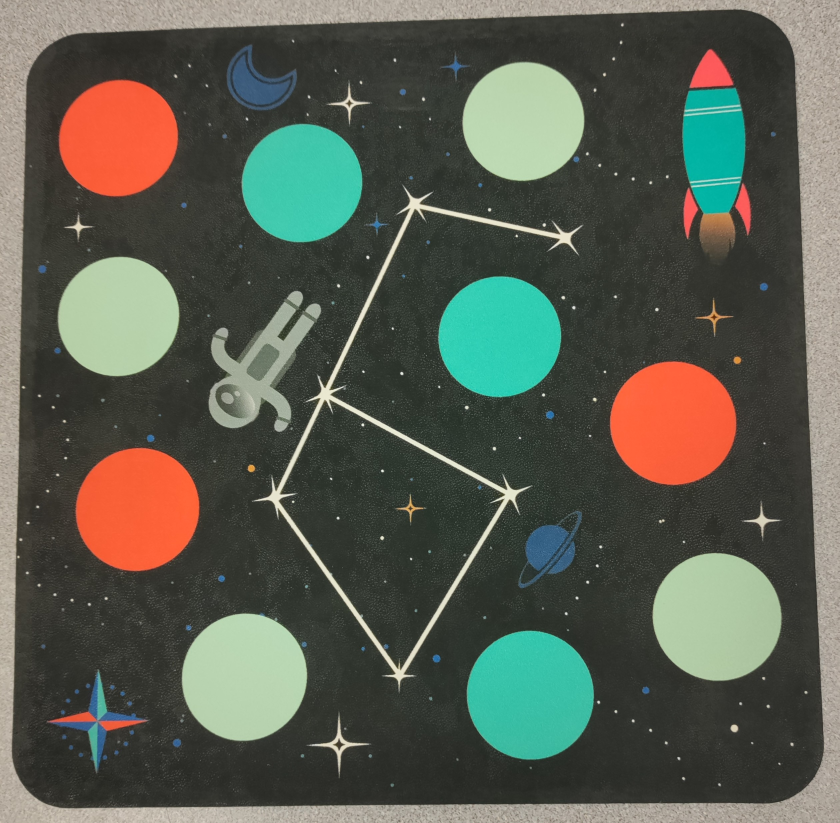
#> input picture LandingPadImgs/6.3.jpg, 2519 x 2469 px, given in place of the camera (shown at 1/3 size)
$ python Garbige.py
#> lines starting #> are read from the running program, lines starting #| are printed output that depends on the picture; after the words box and inside, x2 and y2 are one past the last pixel; in counts of white or black regions, pixels touching at a corner belong together
### ImageStacker.py
import cv2
import numpy as np


def stackImages(scale,imgArray):
    rows = len(imgArray)
    cols = len(imgArray[0])
    rowsAvailable = isinstance(imgArray[0], list)
    width = imgArray[0][0].shape[1]
    height = imgArray[0][0].shape[0]
    if rowsAvailable:
        for x in range ( 0, rows):
            for y in range(0, cols):
                if imgArray[x][y].shape[:2] == imgArray[0][0].shape [:2]:
                    imgArray[x][y] = cv2.resize(imgArray[x][y], (0, 0), None, scale, scale)
                else:
                    imgArray[x][y] = cv2.resize(imgArray[x][y], (imgArray[0][0].shape[1], imgArray[0][0].shape[0]), None, scale, scale)
                if len(imgArray[x][y].shape) == 2: imgArray[x][y]= cv2.cvtColor( imgArray[x][y], cv2.COLOR_GRAY2BGR)
        imageBlank = np.zeros((height, width, 3), np.uint8)
        hor = [imageBlank]*rows
        hor_con = [imageBlank]*rows
        for x in range(0, rows):
            hor[x] = np.hstack(imgArray[x])
        ver = np.vstack(hor)
    else:
        for x in range(0, rows):
            if imgArray[x].shape[:2] == imgArray[0].shape[:2]:
                imgArray[x] = cv2.resize(imgArray[x], (0, 0), None, scale, scale)
            else:
                imgArray[x] = cv2.resize(imgArray[x], (imgArray[0].shape[1], imgArray[0].shape[0]), None,scale, scale)
            if len(imgArray[x].shape) == 2: imgArray[x] = cv2.cvtColor(imgArray[x], cv2.COLOR_GRAY2BGR)
        hor= np.hstack(imgArray)
        ver = hor
    return ver

# [81 lines of commented-out code are left out]

### Garbige.py
# [4 lines of commented-out code are left out]


import ImageStacker
import cv2
import numpy as np
import os


# ######################################
# #Example of how to call and implement the ImageStacker class for picture
# ######################################
# img = cv2.imread('C:/Users/duena/OneDrive/Documents/Dron Coding/Prictice Files/LandingPadImgs/RayWedding.jpg')

# kernel = np.ones((5,5),np.uint8)
# ##These next 5 lines just change the filter that is being ablied to the image
# imgGray = cv2.cvtColor(img,cv2.COLOR_BGR2GRAY)
# imgBlur = cv2.GaussianBlur(imgGray,(7,7),0)
# imgCanny = cv2.Canny(img,150,200)
# imgDialation = cv2.dilate(imgCanny,kernel,iterations=1)
# imgEroded = cv2.erode(imgDialation,kernel,iterations=1)


# StackWindow = ImageStacker.stackImages(0.5,([img, imgGray, imgBlur], [imgCanny, imgDialation, imgEroded]))
# cv2.imshow('Stacked immages', StackWindow)


# # cv2.imshow("Gray Image",imgGray)
# # cv2.imshow("Blur Image",imgBlur)
# # cv2.imshow("Canny Image",imgCanny)
# # cv2.imshow("Dialation Image",imgDialation)
# # cv2.imshow("Eroded Image",imgEroded)
# cv2.waitKey(0)

# ######################################
# #Example of how to call and implement the ImageStacker class for video feed
# ######################################

frameWidth = 640
frameHeight  = 480
cap = cv2.VideoCapture(0)
cap.set(3, frameWidth)
cap.set(4, frameHeight)

while True:
    success, img = cap.read()
#> img is the input picture: shape (2469, 2519, 3); mean B, G, R 80.7, 92.6, 89.1
    #cv2.imshow("Result", img)

    kernel = np.ones((5,5),np.uint8)
    print(kernel)

    ##These next 5 lines just change the filter that is being ablied to the image
    imgGray = cv2.cvtColor(img,cv2.COLOR_BGR2GRAY)
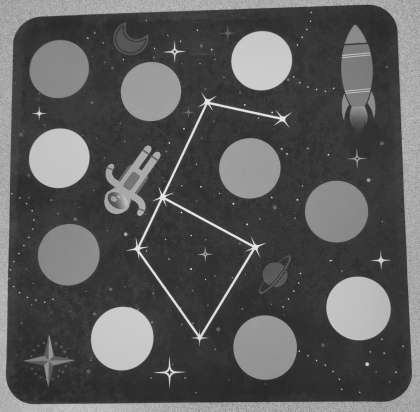
#> imgGray: shape (2469, 2519) (shown at 1/6 size); min 25, max 249, mean 90.2
    imgBlur = cv2.GaussianBlur(imgGray,(7,7),0)
    imgCanny = cv2.Canny(img,150,200)
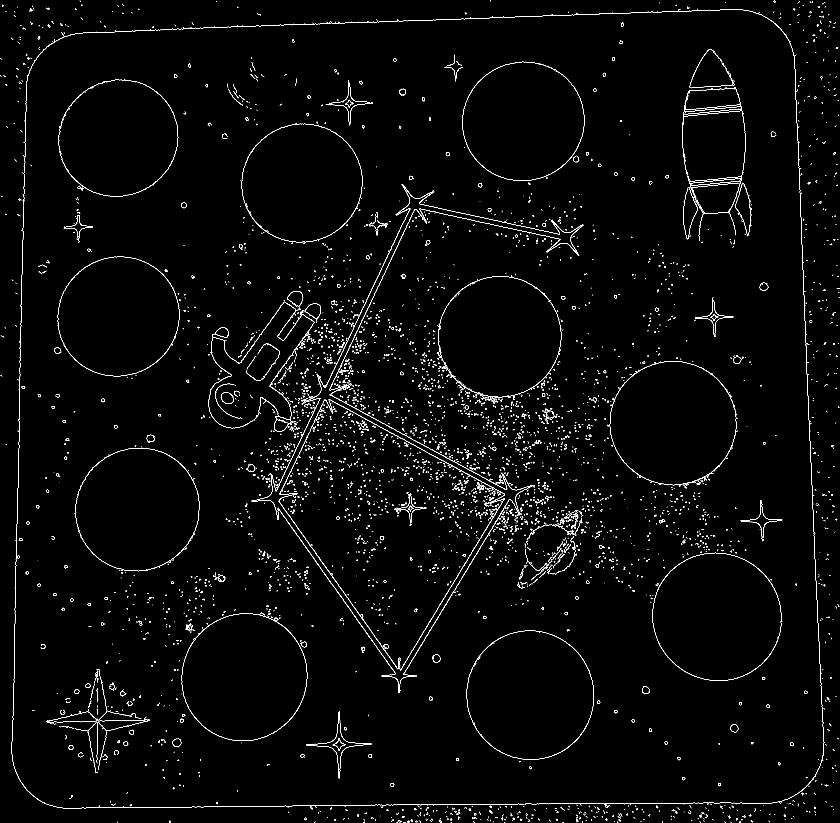
#> imgCanny: shape (2469, 2519) (shown at 1/3 size); 1.4% white in thin lines or dots
    imgDialation = cv2.dilate(imgCanny,kernel,iterations=2)
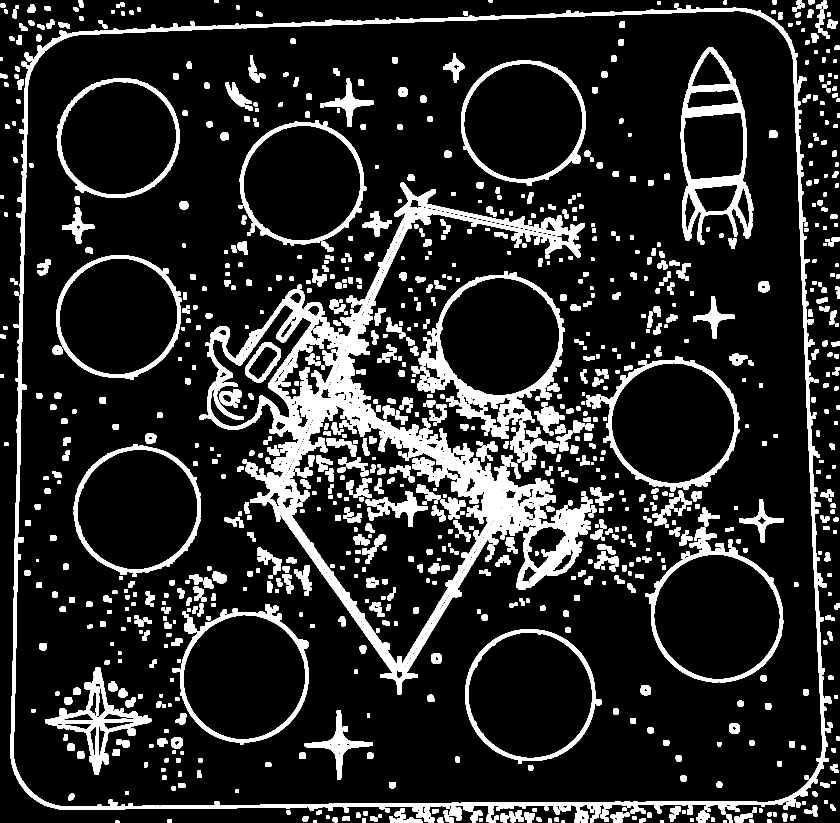
#> imgDialation: shape (2469, 2519) (shown at 1/3 size); 14.5% white; 1153 white regions, largest, box (x1, y1, x2, y2) and area: (621, 548, 1754, 2083) 210354, (31, 15, 2486, 2469) 110317, (1251, 814, 1694, 1316) 35163
    imgEroded = cv2.erode(imgDialation,kernel,iterations=2)
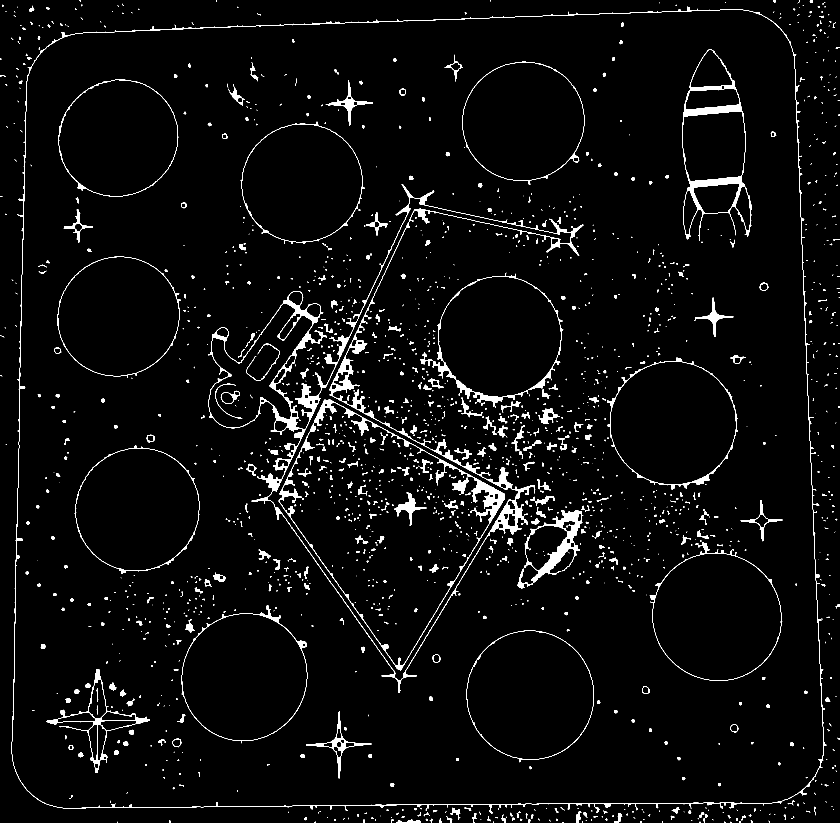
#> imgEroded: shape (2469, 2519) (shown at 1/3 size); 3.2% white; 1770 white regions (1146 under 20 px), largest, box (x1, y1, x2, y2) and area: (625, 552, 1750, 2079) 42048, (35, 19, 2480, 2440) 15746, (836, 1198, 1515, 2012) 15095
    imgBlank = np.zeros((200,200),np.uint8)


    StackWindow = ImageStacker.stackImages(0.8,([img, imgGray, imgBlur], [imgCanny, imgDialation, imgEroded]))
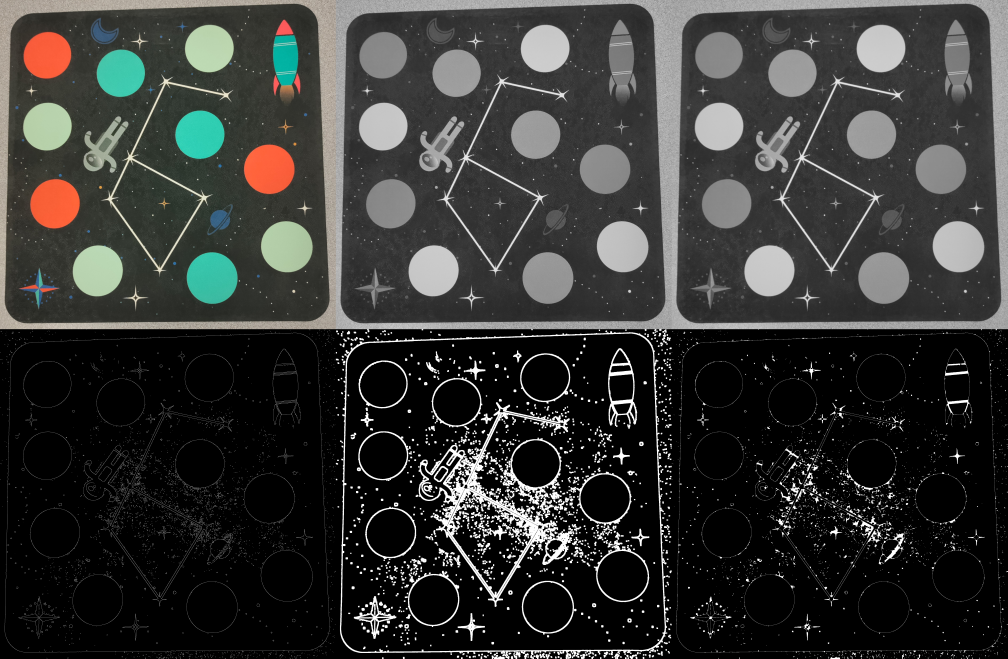
#> StackWindow: shape (3950, 6045, 3) (shown at 1/6 size); mean B, G, R 51.6, 53.6, 53
    cv2.imshow('Stacked immages', StackWindow)
    if cv2.waitKey(1) & 0xFF == ord('q'):
#> (key q is pressed here)
        break

$ run again, on LandingPadImgs/6.6.jpg
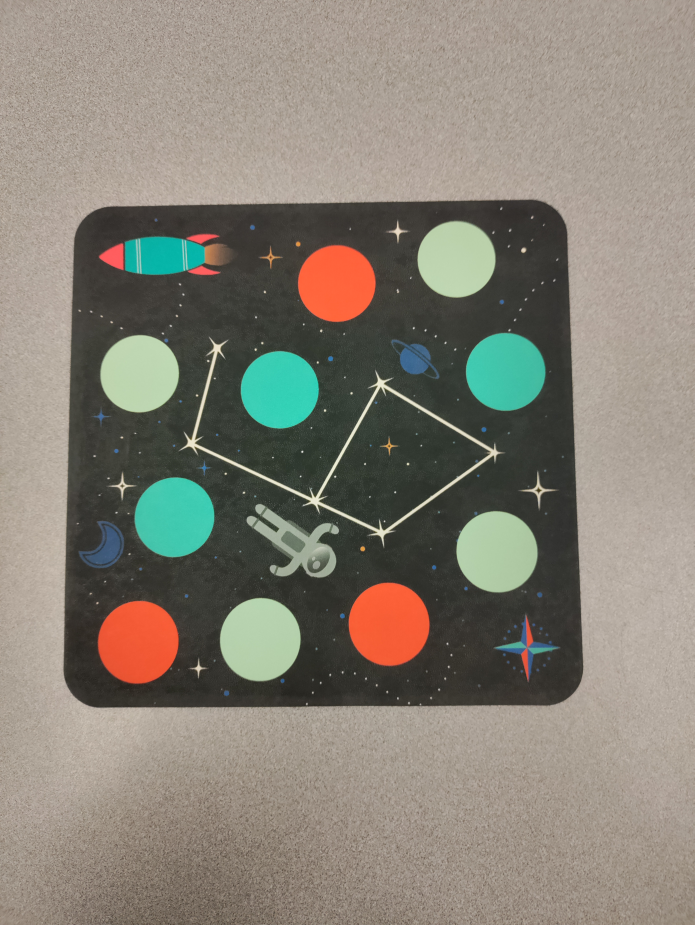
#> input picture LandingPadImgs/6.6.jpg, 3472 x 4624 px, given in place of the camera (shown at 1/5 size)
#> img is the input picture: shape (4624, 3472, 3); mean B, G, R 117.9, 129.1, 134.7
#> `imgCanny = cv2.Canny(img,150,200)`:
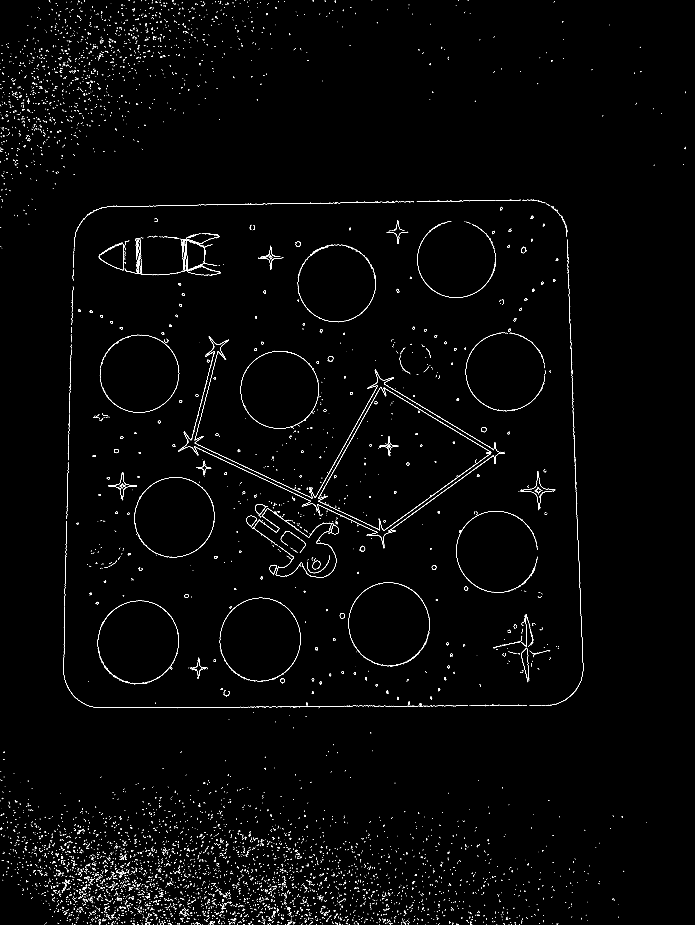
#> imgCanny: shape (4624, 3472) (shown at 1/5 size); 0.67% white in thin lines or dots
#> imgDialation: shape (4624, 3472); 7.6% white; 2245 white regions, largest, box (x1, y1, x2, y2) and area: (887, 1678, 2527, 2745) 78046, (326, 4256, 767, 4624) 57503, (489, 1163, 1106, 1381) 35015
#> `imgEroded = cv2.erode(imgDialation,kernel,iterations=2)`:
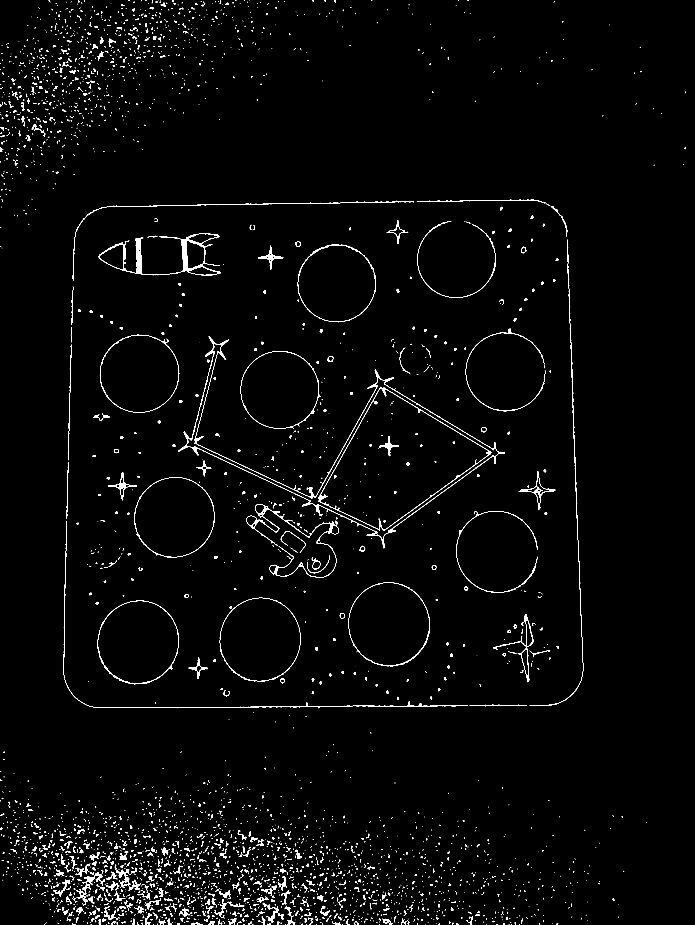
#> imgEroded: shape (4624, 3472) (shown at 1/5 size); 1.4% white; 3384 white regions (2102 under 20 px), largest, box (x1, y1, x2, y2) and area: (891, 1682, 2523, 2741) 15239, (493, 1167, 1102, 1377) 14121, (1233, 2520, 1695, 2888) 6261

$ run again, on LandingPadImgs/6.7.jpg
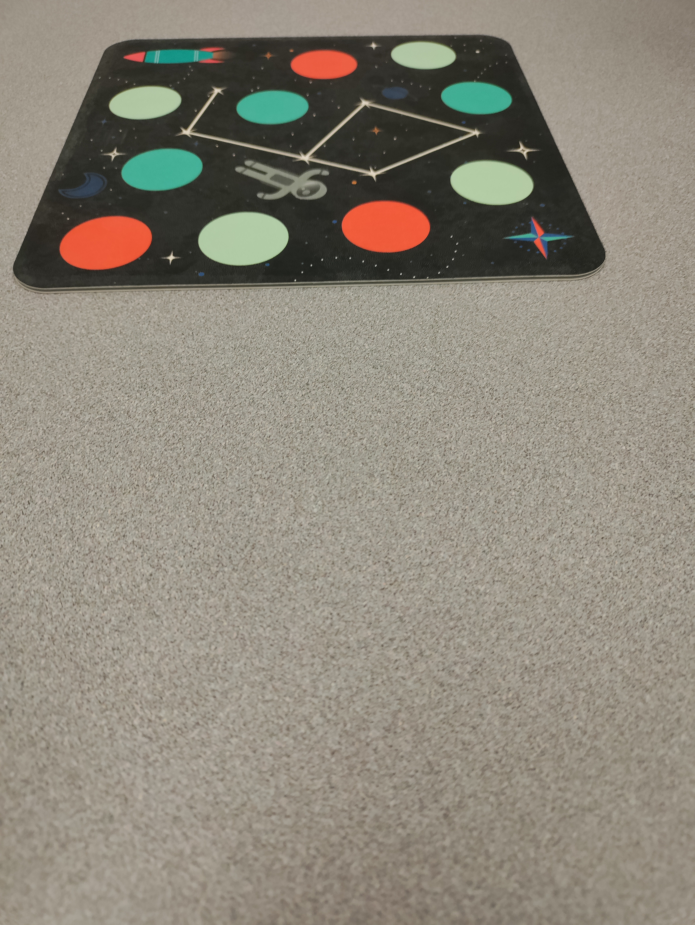
#> input picture LandingPadImgs/6.7.jpg, 3472 x 4624 px, given in place of the camera (shown at 1/5 size)
#> img is the input picture: shape (4624, 3472, 3); mean B, G, R 122.8, 135.4, 141.5
#> `imgCanny = cv2.Canny(img,150,200)`:
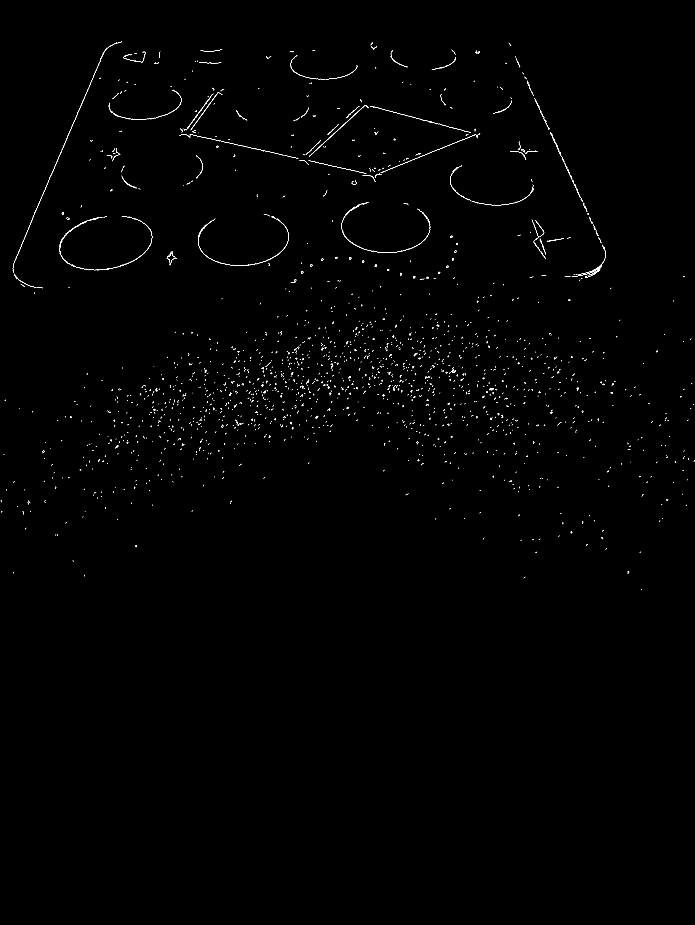
#> imgCanny: shape (4624, 3472) (shown at 1/5 size); 0.22% white in thin lines or dots, all inside (x1, y1, x2, y2) = (4, 206, 3472, 2949)
#> `imgDialation = cv2.dilate(imgCanny,kernel,iterations=2)`:
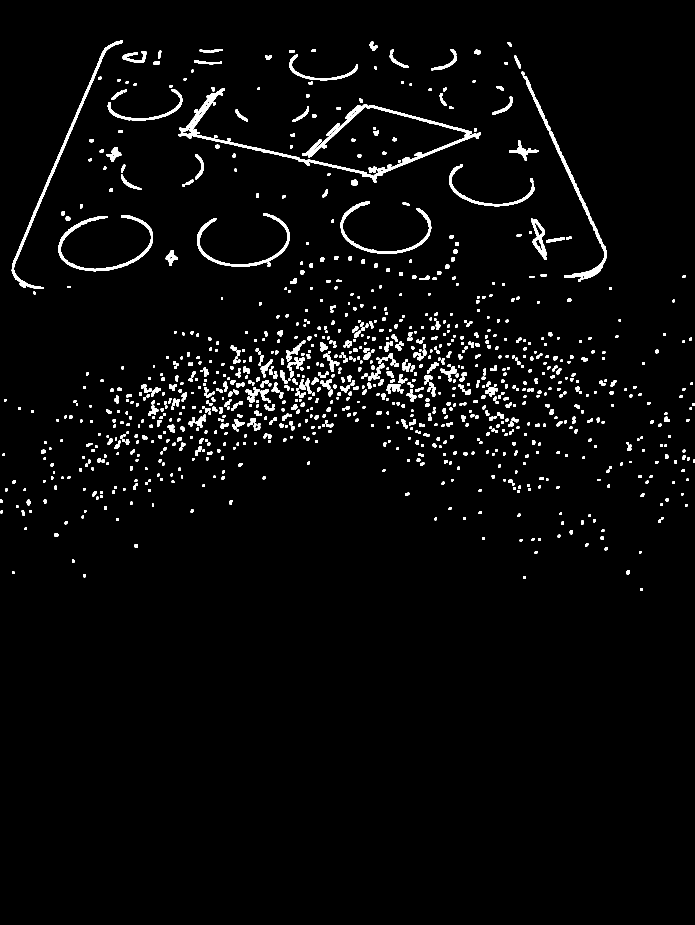
#> imgDialation: shape (4624, 3472) (shown at 1/5 size); 2.6% white; 1206 white regions, largest, box (x1, y1, x2, y2) and area: (59, 202, 614, 1445) 17930, (291, 1078, 765, 1357) 13942, (1541, 522, 2359, 786) 11615
#> imgEroded: shape (4624, 3472); 0.35% white; 1423 white regions (963 under 20 px), largest, box (x1, y1, x2, y2) and area: (2859, 1224, 3029, 1390) 2463, (63, 206, 610, 1364) 1780, (1707, 1011, 2148, 1264) 1566
